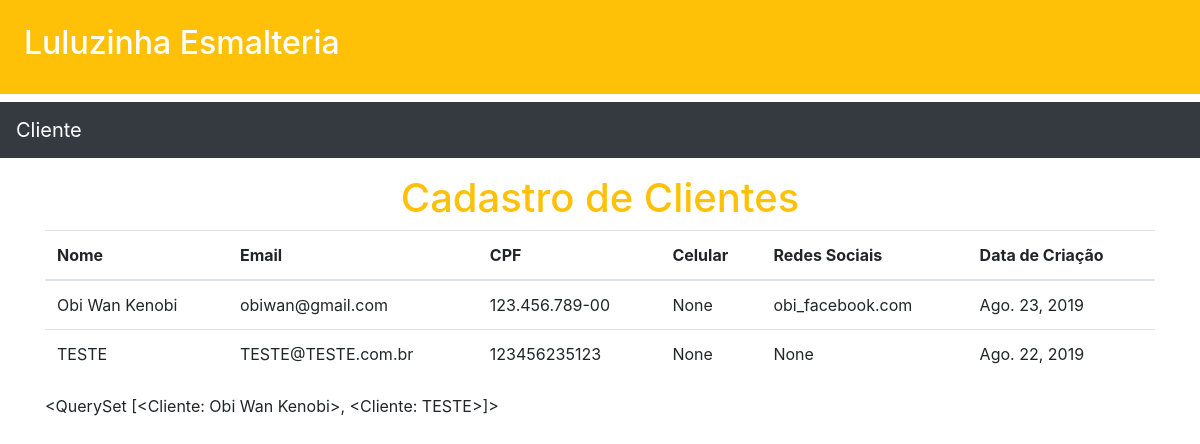
/clientes/, run on the app's committed database.
### clientes/models.py (models this page shows)
class Cliente(models.Model):
    nome = models.CharField(max_length=250)
    email = models.EmailField()
    cpf = models.CharField(max_length=14,unique=True)
    celular = models.CharField(max_length=15)
    redes = models.CharField(max_length=80)
    data_criacao = models.DateField(auto_now_add=True)
    def __str__(self):
        return self.nome

### clientes/views.py (the view)
# urls.py: path('',lista_de_clientes,name='lista_de_clientes'),
def lista_de_clientes(request):
    clientes = Cliente.objects.all().order_by('-id')
    return render(request,"clientes/lista_de_clientes.html",{'clientes':clientes})

### core/templates/clientes/lista_de_clientes.html (shortened to what this page needs)
{% extends 'base2.html' %}
{% block content %}
<div class="container">
<div class="text-center">
<h1 class="text-warning">Cadastro de Clientes</h1>
</div>
<table class="table table-head">
    <thead>
        <tr>
            <th>Nome</th>
            <th>Email</th>
            <th>CPF</th>
            <th>Celular</th>
            <th>Redes Sociais</th>
            <th>Data de Criação</th>
        </tr>
    </thead>
    <tbody>
        {% for cliente in clientes %}
        <tr>
            <td>{{ cliente.nome }}</td>
            <td>{{ cliente.email }}</td>
            <td>{{ cliente.cpf }}</td>
            <td>{{ cliente.celular }}</td>
            <td>{{ cliente.redes }}</td>
            <td>{{ cliente.data_criacao }}</td>
        </tr>
        {% endfor %}
    </tbody>
</table>
{{ clientes }}
</div>
{% endblock content %}

### data on the page
Cliente: nome "Obi Wan Kenobi", email "obiwan@gmail.com", cpf "123.456.789-00", celular "None", redes "obi_facebook.com", data_criacao "Ago. 23, 2019", nome.nome "<QuerySet [<Cliente: Obi Wan Kenobi>, <Cliente: TESTE>]>"
Cliente: nome "TESTE", email "TESTE@TESTE.com.br", cpf "123456235123", celular "None", redes "None", data_criacao "Ago. 22, 2019"
